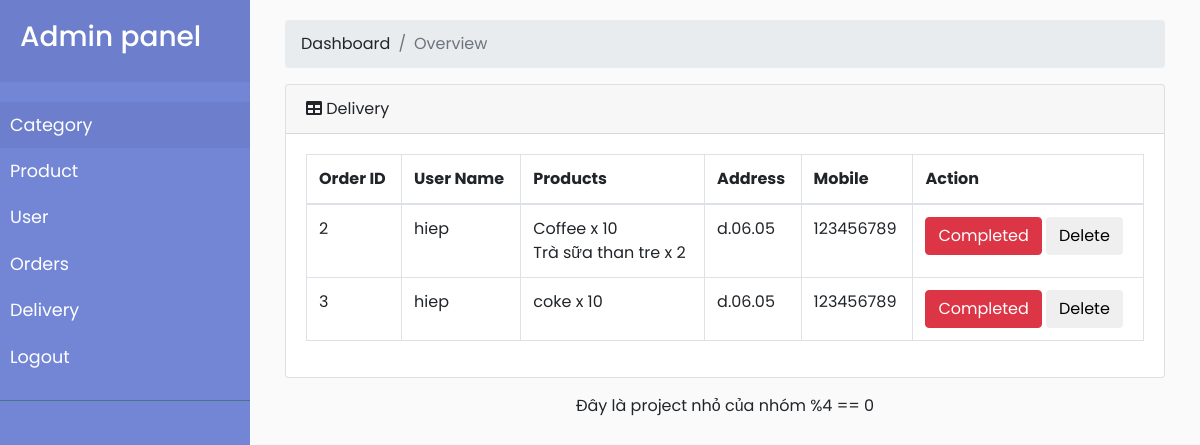
/staff_delivery.php (signed in), run on the app's committed database.
### tables this page shows
CREATE TABLE `user_info` (
  `user_id` int(100) NOT NULL,
  `first_name` varchar(50) DEFAULT NULL,
  `last_name` varchar(50) DEFAULT NULL,
  `email` varchar(100) DEFAULT NULL,
  `password` varchar(250) DEFAULT NULL,
  `mobile` varchar(11) DEFAULT NULL,
  `address1` varchar(100) DEFAULT NULL
);

CREATE TABLE `products` (
  `product_id` int(100) NOT NULL,
  `cat_id` int(100) DEFAULT NULL,
  `brand_id` int(10) DEFAULT NULL,
  `product_title` varchar(255) NOT NULL,
  `product_price` decimal(10,2) NOT NULL,
  `product_desc` varchar(300) DEFAULT NULL,
  `product_image` varchar(100) NOT NULL,
  `product_keywords` varchar(100) DEFAULT NULL
);

CREATE TABLE `orders` (
  `order_id` int(11) NOT NULL,
  `user_id` int(11) NOT NULL,
  `product_id` int(11) NOT NULL,
  `quantity` int(2) NOT NULL,
  `address1` varchar(50) NOT NULL,
  `mobile` bigint(12) NOT NULL,
  `status` int(2) NOT NULL DEFAULT 0
);

### staff_delivery.php (the view, shortened to what this page needs)
<!DOCTYPE html>
<html>
<?php include('db.php'); ?>
<?php include('admin_head.php'); ?>
<body>
  <div class="wrapper">
    <?php include('admin_sidebar.php') ?>
    <div id="content">
      <div id="content-wrapper">
        <div class="container-fluid">
          <ol class="breadcrumb">
            <li class="breadcrumb-item">
              <a href="#">Dashboard</a>
            </li>
            <li class="breadcrumb-item active">Overview</li>
          </ol>
          <div class="card mb-3">
            <div class="card-header">
              <i class="fas fa-table"></i>
              Delivery
            </div>
            <div class="card-body">
              <div class="table-responsive">
                <table class="table table-bordered" id="dataTable" width="100%" cellspacing="0">
                  <thead>
                    <tr>
                      <th>Order ID</th>
                      <th>User Name</th>
                      <th>Products</th>
                      <th>Address</th>
                      <th>Mobile</th>
                      <th>Action</th>
                    </tr>
                  </thead>
                  <tbody>
                    <?php
                    $sql = "SELECT order_id, user_id, quantity, address1, mobile FROM orders WHERE status = 0 Group by order_id";
                    if ($result = mysqli_query($con, $sql)) {
                      if (mysqli_num_rows($result) > 0) {
                        while ($row = mysqli_fetch_array($result)) {
                            $order_id = $row["order_id"];
                            $user_id = $row["user_id"];
                            $sql_user_name = "SELECT first_name, last_name FROM user_info WHERE user_id = '$user_id'";
                            $run_sql_user_name = mysqli_query($con,$sql_user_name);
                            $data1 = mysqli_fetch_array($run_sql_user_name);
                            $user_name = $data1["last_name"];
                            $list_product = "";
                            $sql_list_product = "SELECT b.product_title, a.quantity FROM orders a, products b WHERE a.product_id = b.product_id And a.user_id = $user_id AND a.order_id = $order_id";
                            $run_sql_list_product = mysqli_query($con,$sql_list_product);
                            while($data2 = mysqli_fetch_array($run_sql_list_product)){
                                $name = $data2["product_title"];
                                $qty = $data2["quantity"];
                                $list_product = $list_product. "" .$name. " x " .$qty. "</br>";
                            }
                    ?>
                          <tr>
                            <td><?php echo  $row['order_id']; ?></td>
                            <td><?php echo  $user_name; ?></td>
                            <td><?php echo  $list_product; ?></td>
                            <td><?php echo  $row['address1']; ?></td>
                            <td><?php echo  $row['mobile']; ?></td>
                            <td>
                              <a href='staff_delivery.php?updatestatus=true' title='Update Record' data-toggle='tooltip'><button class="btn btn-danger" >Completed </button></a>
                              <a href='#' title='Update Record' data-toggle='tooltip'><button class="btn btn">Delete </button></a>
                            </td>
                          </tr>
                    <?php
                        }
                      }
                    }
                    ?>
                  </tbody>
                </table>
              </div>
            </div>
          </div>
        </div>
        <footer class="sticky-footer">
          <div class="container my-auto">
            <div class="copyright text-center my-auto">
              <span>Đây là project nhỏ của nhóm %4 == 0</span>
            </div>
          </div>
        </footer>
      </div>
    </div>
  </div>
</body>
</html>

### admin_dashboard.css (style rules this page uses)
body { font-family: 'Poppins', sans-serif; background: #fafafa; }
a, a:hover, a:focus { color: inherit; text-decoration: none; transition: all 0.3s; }
.wrapper { display: flex; width: 100%; align-items: stretch; }
#content { width: 100%; padding: 20px; min-height: 100vh; transition: all 0.3s; }

### data on the page
user_info: last_name "hiep"
products: product_title "Coffee"
orders: quantity "10"
products: product_title "Trà sữa than tre"
orders: quantity "2"
orders: products.product_title "coke", quantity "10"

### other printed values
$row['order_id'] "2"
$row['address1'] "d.06.05"
$row['mobile'] "123456789"
$row['order_id'] "3"
